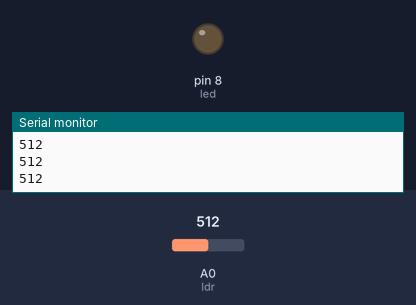
The sketch below on a simulated Arduino Uno, built with avr-gcc and run on an emulated ATmega328P. On the bench: output pins drawn as LEDs (lit = HIGH), the last lines printed to the serial monitor. The inputs (shaded band) are chosen by the test bench; at power-on: A0 (ldr) = 512.

Above: at 1.2 s.
1.3 s: A0 (ldr) set to 109
2.8 s: A0 (ldr) set to 92
At 3.4 s:
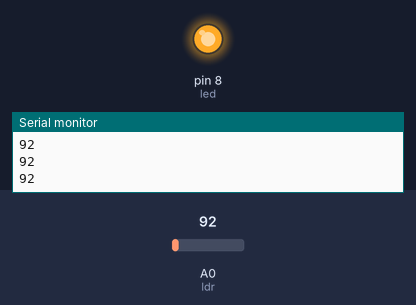
4.3 s: A0 (ldr) set to 110
At 4.8 s:
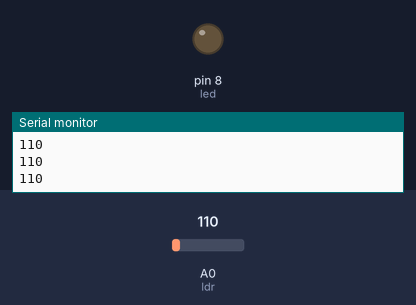
5.8 s: A0 (ldr) set to 91
At 6.2 s:
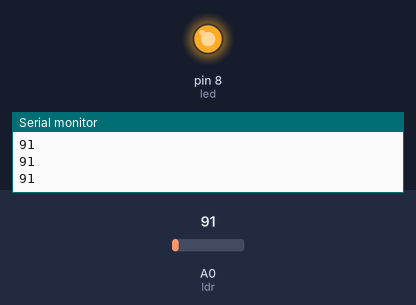
Timing chart, 0 to 8.3 s (numbered marks = the images above; inputs shaded):
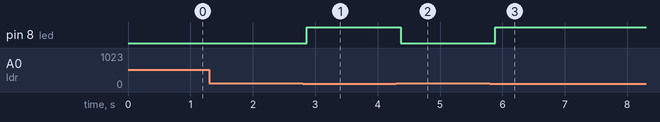

Measured:
- the behaviour switches between 100 and 99 on A0 (ldr) (found by bisection; images 0 and 1)
- after the input at 2.8 s, pin 8 (led): LOW → HIGH after 0.07 s
- after the input at 4.3 s, pin 8 (led): HIGH → LOW after 0.07 s
- after the input at 5.8 s, pin 8 (led): LOW → HIGH after 0.08 s

The sketch:

Sera_Lambasi.ino
```cpp
#define led 8 //8.pinde LED tanımlıyoruz.
void setup() {
  pinMode(led, OUTPUT); //LED'in çıkış elemanı olduğunu belirtiyoruz.
  Serial.begin(9600); //9600 baundluk bir seri haberleşme başlatıyoruz.

}

void loop() {
  int isik = analogRead(A0); //ışık değişkenini A0 pinindeki ldr ile okuyoruz.
  Serial.println(isik); //okunan değeri seri iletişim ekranına yansıtıyoruz.
  delay(50);

  if (isik > 101) { //okunan ışık değeri 900den büyük ise
    digitalWrite(led, LOW); //led yanmasın
  }
  if (isik < 100) { //okunan ışık değeri 850den küçük ise
    digitalWrite(led, HIGH); //led yansın
  }
}
```
